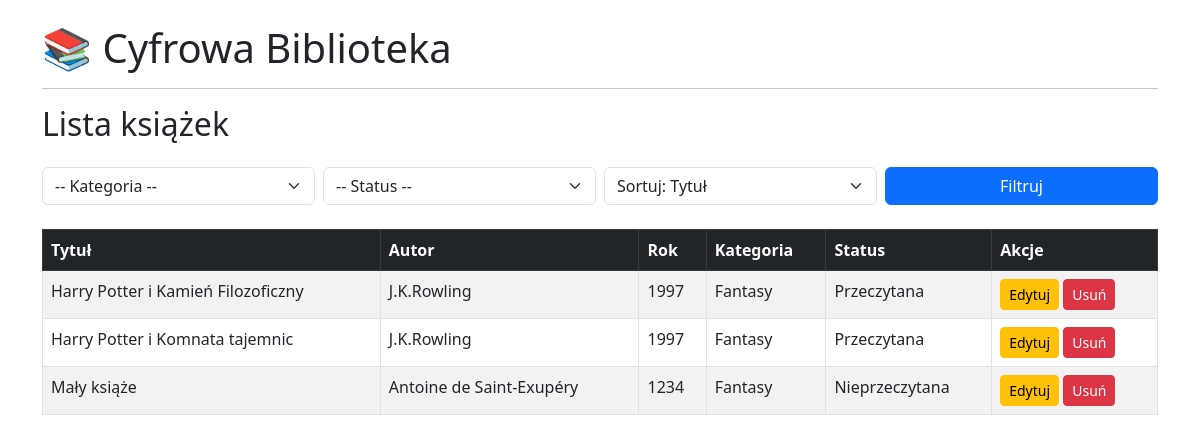
The page / on the database its author committed.
### library/models.py (models this page shows, shortened)
class Book(models.Model):
    title = models.CharField(max_length=100, unique=True)
    author = models.CharField(max_length=100)
    year = models.PositiveIntegerField(validators=[MinValueValidator(1), MaxValueValidator(9999)])
    category = models.CharField(max_length=50, choices=CATEGORY_CHOICES)
    status = models.CharField(max_length=10, choices=STATUS_CHOICES, default="unread")

### library/views.py (the view)
# urls.py: path('', views.book_list, name='book_list'),
def book_list(request):
    category = request.GET.get('category')
    status = request.GET.get('status')
    sort_by = request.GET.get('sort', 'title')
    books = Book.objects.all()
    if category:
        books = books.filter(category=category)
    if status:
        books = books.filter(status=status)
    if sort_by:
        books = books.order_by(sort_by)
    context = {
        'books': books,
        'filter_category': category,
        'filter_status': status,
        'sort_by': sort_by,
        'category_choices': CATEGORY_CHOICES,
        'status_choices': STATUS_CHOICES,
    }
    return render(request, 'library/book_list.html', context)

### templates/library/book_list.html (shortened to what this page needs)
{% extends 'base.html' %}
{% load static %}
{% block content %}
<h2 class="mb-4">Lista książek</h2>
<form method="get" class="row g-2 mb-4">
    <div class="col-md-3">
        <select name="category" class="form-select">
            <option value="">-- Kategoria --</option>
        </select>
    </div>
    <div class="col-md-3">
        <select name="status" class="form-select">
            <option value="">-- Status --</option>
        </select>
    </div>
    <div class="col-md-3">
        <select name="sort" class="form-select">
            <option value="title" {% if sort_by == 'title' %}selected{% endif %}>Sortuj: Tytuł</option>
        </select>
    </div>
    <div class="col-md-3">
        <button type="submit" class="btn btn-primary w-100">Filtruj</button>
    </div>
</form>
<table class="table table-bordered table-striped">
    <thead class="table-dark">
        <tr>
            <th>Tytuł</th>
            <th>Autor</th>
            <th>Rok</th>
            <th>Kategoria</th>
            <th>Status</th>
            <th>Akcje</th>
        </tr>
    </thead>
    <tbody>
        {% for book in books %}
        <tr>
            <td>{{ book.title }}</td>
            <td>{{ book.author }}</td>
            <td>{{ book.year }}</td>
            <td>{{ book.category }}</td>
            <td>{{ book.get_status_display }}</td>
            <td>
                <a href="{% url 'book_edit' book.pk %}" class="btn btn-sm btn-warning">Edytuj</a>
                <a href="{% url 'book_delete' book.pk %}" class="btn btn-sm btn-danger">Usuń</a>
            </td>
        </tr>
        {% empty %}
        <tr><td colspan="6" class="text-center">Brak książek do wyświetlenia.</td></tr>
        {% endfor %}
    </tbody>
</table>
{% endblock %}

### templates/base.html (shortened to what this page needs)
<!DOCTYPE html>
<html lang="pl">
<head>
    <link href="https://cdn.jsdelivr.net/npm/bootstrap@5.3.0/dist/css/bootstrap.min.css" rel="stylesheet">
</head>
<body>
    <div class="container mt-4">
        <h1><a href="{% url 'book_list' %}" class="text-decoration-none text-dark">📚 Cyfrowa Biblioteka</a></h1>
        <hr>
        {% block content %}{% endblock %}
    </div>
</body>
</html>

### rows shown on the page
Book: title "Harry Potter i Kamień Filozoficzny", author "J.K.Rowling", year "1997", category "Fantasy", status "Przeczytana"
Book: title "Harry Potter i Komnata tajemnic", author "J.K.Rowling", year "1997", category "Fantasy", status "Przeczytana"
Book: title "Mały książe", author "Antoine de Saint-Exupéry", year "1234", category "Fantasy", status "Nieprzeczytana"
